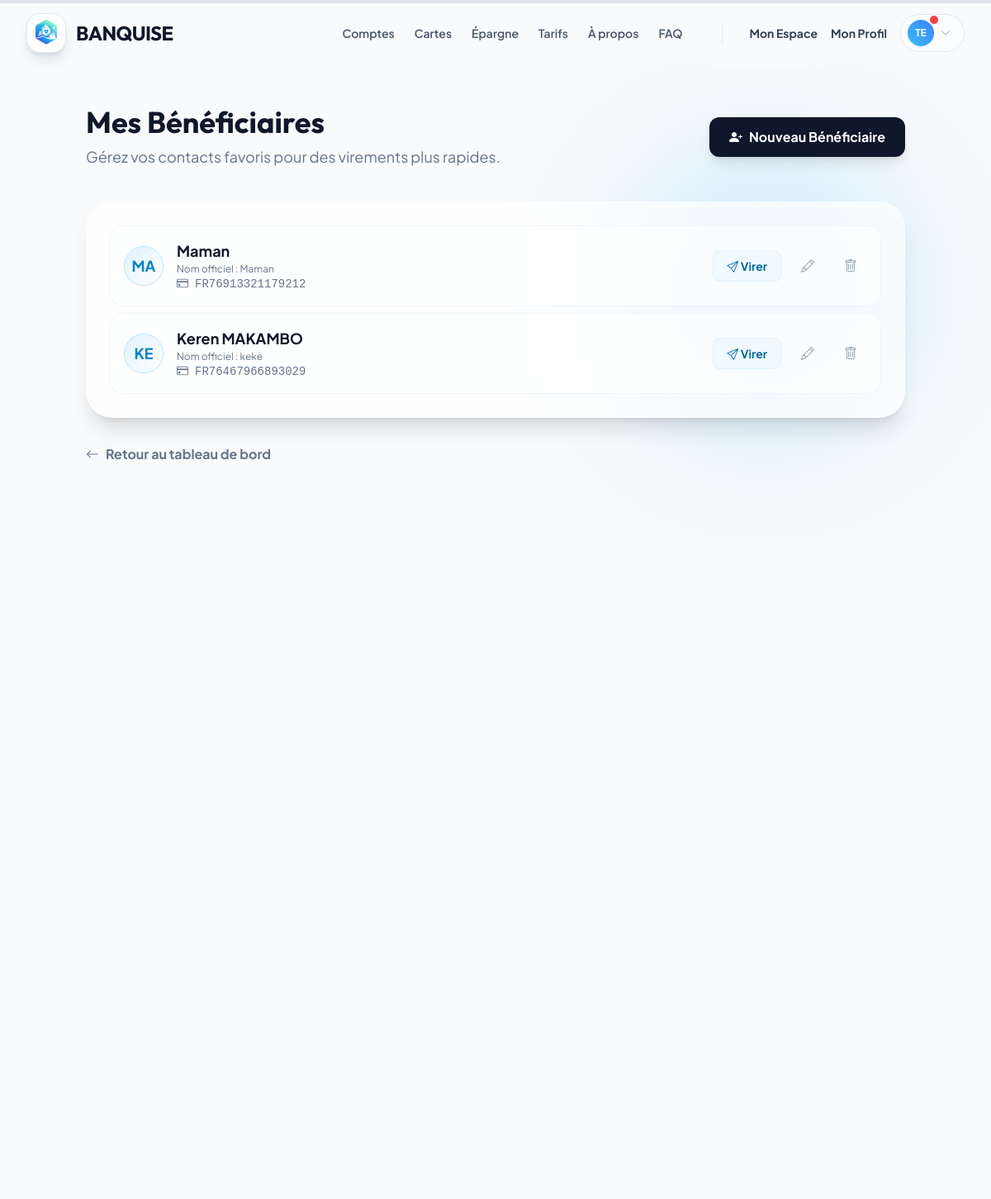
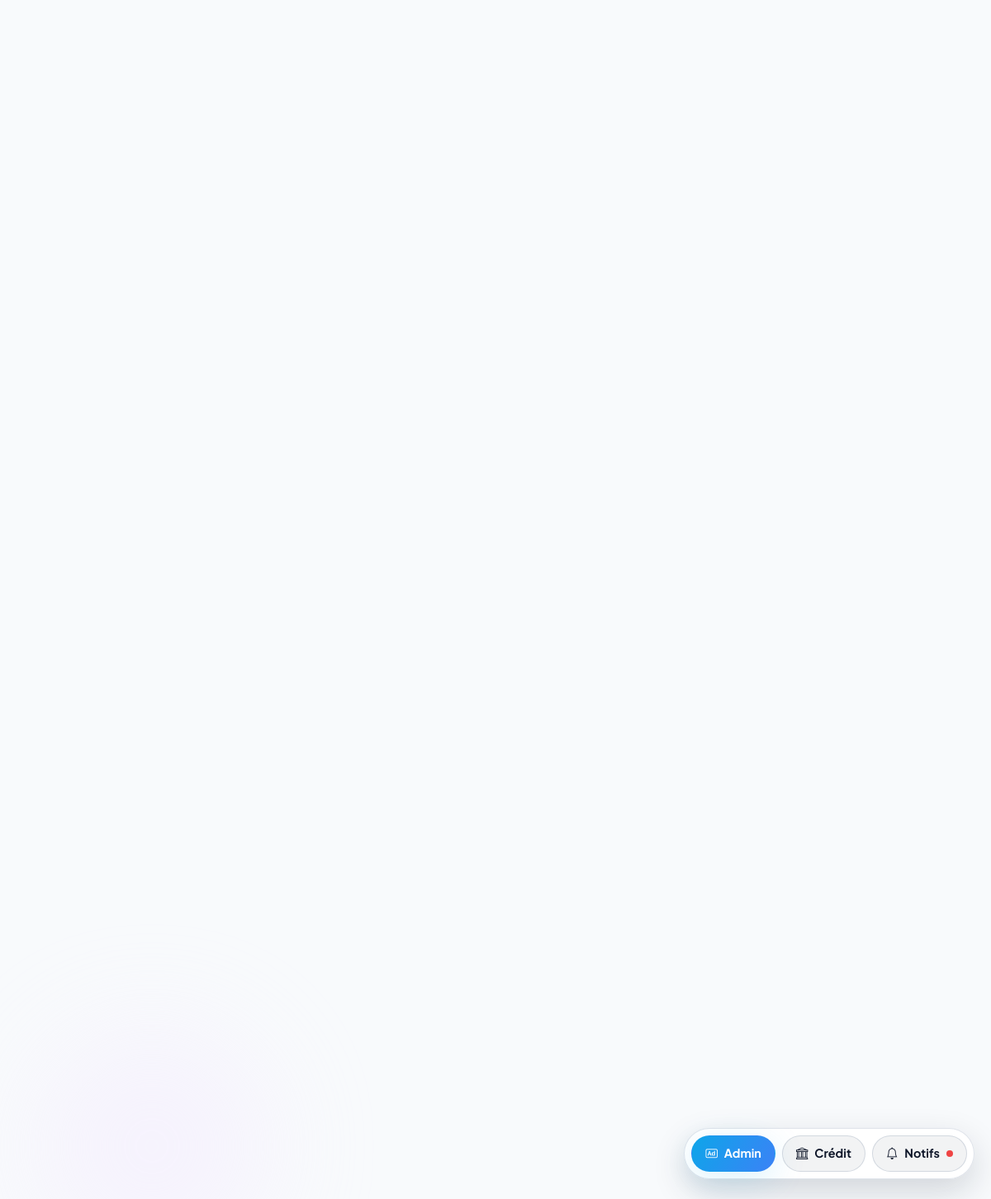
The page /beneficiaires/ (signed in) on the database its author committed (2 pictures, top to bottom).
### scoring/models.py (models this page shows, shortened)
class Beneficiaire(models.Model):
    user = models.ForeignKey(User, on_delete=models.CASCADE, related_name='beneficiaires')
    nom = models.CharField(max_length=100)
    surnom = models.CharField(max_length=100, blank=True)
    iban = models.CharField(max_length=34, blank=True)
    telephone = models.CharField(max_length=20, blank=True)
    date_ajout = models.DateTimeField(auto_now_add=True)

### scoring/views.py (the view)
# urls.py: path('beneficiaires/', views.gestion_beneficiaires, name='beneficiaires'), # Nouvelle route
@login_required
def gestion_beneficiaires(request):
    beneficiaires_list = Beneficiaire.objects.filter(user=request.user).order_by('-date_ajout')
    return render(request, 'scoring/beneficiaires.html', {'beneficiaires': beneficiaires_list})

### scoring/context_processors.py (called while the page is built)
def unread_notifications(request):
    if request.user.is_authenticated:
        return {'unread_notifs': Notification.objects.filter(user=request.user, est_lu=False).count()}
    return {'unread_notifs': 0}

### templates/scoring/beneficiaires.html (shortened to what this page needs)
{% extends 'base.html' %}
{% block content %}
<div class="relative min-h-screen overflow-hidden">
    <div class="absolute top-0 left-0 w-full h-full z-0 pointer-events-none">
        <div class="absolute top-20 right-20 w-96 h-96 bg-ice-200 rounded-full blur-3xl opacity-50"></div>
        <div class="absolute bottom-0 left-10 w-72 h-72 bg-purple-100 rounded-full blur-3xl opacity-40"></div>
    </div>
    <div class="relative z-10 max-w-5xl mx-auto py-12 px-4">
        <div class="flex flex-col md:flex-row justify-between items-start md:items-center mb-10 gap-4">
            <div>
                <h1 class="text-4xl font-display font-bold text-slate-900">Mes Bénéficiaires</h1>
                <p class="text-slate-500 text-lg mt-2">Gérez vos contacts favoris pour des virements plus rapides.</p>
            </div>
            <a href="{% url 'ajouter_beneficiaire' %}"
                class="px-6 py-3 bg-slate-900 text-white font-bold rounded-xl shadow-lg hover:shadow-xl hover:-translate-y-0.5 transition-all duration-300 flex items-center gap-2">
                <i class="bi bi-person-plus-fill"></i>
                <span>Nouveau Bénéficiaire</span>
            </a>
        </div>
        <div class="glass-premium p-1 rounded-[2rem] overflow-hidden shadow-xl">
            {% if beneficiaires %}
            <div class="grid gap-2 p-4 md:p-6">
                {% for bene in beneficiaires %}
                <div
                    class="group p-4 bg-white/60 hover:bg-white rounded-2xl border border-slate-100 hover:border-ice-300 transition-all duration-200 flex flex-col md:flex-row justify-between items-center gap-4">
                    <div class="flex items-center gap-4 w-full md:w-auto">
                        <div
                            class="w-12 h-12 flex-shrink-0 rounded-full bg-gradient-to-br from-ice-100 to-white border border-ice-200 flex items-center justify-center text-ice-600 font-bold text-lg shadow-sm">
                            {{ bene.surnom|default:bene.nom|slice:":2"|upper }}
                        </div>
                        <div>
                            <h3 class="font-bold text-slate-900 text-lg">{{ bene.surnom|default:bene.nom }}</h3>
                            <p class="text-xs text-slate-500">Nom officiel : {{ bene.nom }}</p>
                            <div class="flex items-center gap-3 text-slate-500 text-sm flex-wrap">
                                {% if bene.iban %}
                                <span class="inline-flex items-center gap-2 font-mono"><i class="bi bi-credit-card"></i> {{ bene.iban }}</span>
                                {% endif %}
                            </div>
                        </div>
                    </div>
                    <div class="flex items-center gap-3 w-full md:w-auto justify-end">
                        <a href="{% url 'virement' %}?beneficiaire={{ bene.id }}"
                            class="px-4 py-2 rounded-lg bg-ice-50 text-ice-700 font-bold text-sm hover:bg-ice-100 border border-ice-100 transition-colors">
                            <i class="bi bi-send"></i> Virer
                        </a>
                        <a href="{% url 'modifier_beneficiaire' bene.id %}"
                            class="w-10 h-10 rounded-lg flex items-center justify-center text-slate-400 hover:text-ice-600 hover:bg-ice-50 border border-transparent hover:border-ice-100 transition-all"
                            title="Modifier">
                            <i class="bi bi-pencil"></i>
                        </a>
                        <a href="{% url 'supprimer_beneficiaire' bene.id %}"
                            class="w-10 h-10 rounded-lg flex items-center justify-center text-slate-400 hover:text-red-500 hover:bg-red-50 border border-transparent hover:border-red-100 transition-all"
                            title="Supprimer">
                            <i class="bi bi-trash"></i>
                        </a>
                    </div>
                </div>
                {% endfor %}
            </div>
            {% endif %}
        </div>
        <div class="mt-8 flex gap-4">
            <a href="{% url 'dashboard' %}"
                class="flex items-center gap-2 text-slate-500 font-bold hover:text-slate-800 transition-colors">
                <i class="bi bi-arrow-left"></i> Retour au tableau de bord
            </a>
        </div>
    </div>
</div>
{% endblock %}

### templates/base.html (shortened to what this page needs)
{% load static %}
<!DOCTYPE html>
<html lang="fr" class="scroll-smooth">
<head>
    <link rel="stylesheet" href="https://cdn.jsdelivr.net/npm/bootstrap-icons@1.11.3/font/bootstrap-icons.min.css">
    <script src="https://cdn.tailwindcss.com"></script>
    <link rel="stylesheet" href="{% static 'css/banquise.css' %}">
</head>
<body data-auth="{{ user.is_authenticated|yesno:'1,0' }}"
    class="text-slate-800 antialiased flex flex-col min-h-screen overflow-x-hidden selection:bg-ice-200 selection:text-ice-900">
    {% block navbar %}
    <nav id="main-nav" class="fixed w-full z-50 transition-all duration-300 border-b border-transparent top-0">
        <div class="max-w-7xl mx-auto px-4 sm:px-6 lg:px-8">
            <div class="flex justify-between items-center h-20">
                <a href="{% url 'home' %}" class="flex items-center gap-3 group relative z-50">
                    <div
                        class="w-12 h-12 rounded-2xl overflow-hidden shadow-lg shadow-slate-500/20 group-hover:shadow-ice-500/30 group-hover:scale-105 transition-all duration-300 bg-white border border-slate-200">
                        <img src="{% static 'docs/logobanquise.png' %}" alt="Banquise"
                            class="w-full h-full object-contain">
                    </div>
                    <span class="font-display font-bold text-2xl tracking-tight text-slate-900">BANQUISE</span>
                </a>
                <div class="hidden md:flex items-center gap-8">
                    <div class="flex items-center gap-6 mr-4">
                        <a href="{% url 'produits_comptes' %}"
                            class="text-sm font-semibold text-slate-600 hover:text-ice-600 transition-colors">Comptes</a>
                        <a href="{% url 'produits_cartes' %}"
                            class="text-sm font-semibold text-slate-600 hover:text-ice-600 transition-colors">Cartes</a>
                        <a href="{% url 'produits_epargne' %}"
                            class="text-sm font-semibold text-slate-600 hover:text-ice-600 transition-colors">Épargne</a>
                        <a href="{% url 'tarifs' %}"
                            class="text-sm font-semibold text-slate-600 hover:text-ice-600 transition-colors">Tarifs</a>
                        <a href="{% url 'a_propos' %}"
                            class="text-sm font-semibold text-slate-600 hover:text-ice-600 transition-colors">À
                            propos</a>
                        <a href="{% url 'support' %}"
                            class="text-sm font-semibold text-slate-600 hover:text-ice-600 transition-colors">FAQ</a>
                    </div>
                    {% if user.is_authenticated %}
                    <div class="flex items-center gap-4">
                        <a href="{% url 'dashboard' %}"
                            class="text-sm font-bold text-slate-700 hover:text-ice-600 transition-colors">Mon Espace</a>
                        <a href="{% url 'profil' %}"
                            class="text-sm font-bold text-slate-700 hover:text-ice-600 transition-colors">Mon Profil</a>
                        <div class="relative group">
                            <button
                                class="flex items-center gap-2 py-1.5 pl-2 pr-4 rounded-full bg-white/50 border border-slate-200 hover:bg-white hover:shadow-md transition-all">
                                <div
                                    class="relative w-8 h-8 rounded-full bg-gradient-to-tr from-ice-400 to-blue-500 flex items-center justify-center text-white shadow-sm">
                                    <span class="text-xs font-bold">{{ user.username|slice:":2"|upper }}</span>
                                    {% if unread_notifs and unread_notifs > 0 %}
                                    <span
                                        class="absolute -top-1.5 -right-1.5 w-3 h-3 rounded-full bg-red-500 border border-white"></span>
                                    {% endif %}
                                </div>
                                <i
                                    class="bi bi-chevron-down text-xs text-slate-400 group-hover:rotate-180 transition-transform"></i>
                            </button>
                        </div>
                    </div>
                    {% endif %}
                </div>
            </div>
        </div>
    </nav>
    {% endblock %}
    <main class="flex-grow w-full relative z-10 {% block main_padding %}pt-20{% endblock %}">
        {% block content %}{% endblock %}
    </main>
    {% if request.resolver_match and request.resolver_match.url_name != 'login' and request.resolver_match.url_name != 'register' and request.resolver_match.url_name != 'support' %}
    <div class="floating-dock flex">
        {% if user.is_authenticated %}
        {% if user.is_staff %}
        <a href="{% url 'admin_dashboard' %}" class="dock-btn primary"><i class="bi bi-badge-ad"></i><span class="dock-label">Admin</span></a>
        <a href="{% url 'admin_manage_credits' %}" class="dock-btn secondary"><i class="bi bi-bank"></i><span class="dock-label">Crédit</span></a>
        <a href="{% url 'notifications' %}" class="dock-btn secondary"><i class="bi bi-bell"></i><span class="dock-label">Notifs</span>
            {% if unread_notifs and unread_notifs > 0 %}
            <span class="notification-dot dock-dot"></span>
            {% endif %}
        </a>
        {% endif %}
        {% else %}
        <a href="{% url 'register' %}" class="dock-btn primary"><i class="bi bi-magic"></i><span class="dock-label">Créer un compte</span></a>
        <a href="{% url 'support' %}" class="dock-btn secondary"><i class="bi bi-question-circle"></i><span class="dock-label">Nous contacter</span></a>
        {% endif %}
    </div>
    {% endif %}
</body>
</html>

### scoring/static/css/banquise.css (style rules this page uses)
:root { --ice-50: #f0f9ff; --ice-100: #e0f2fe; --ice-200: #bae6fd; --ice-300: #7dd3fc; --ice-400: #38bdf8; --ice-500: #0ea5e9; --ice-600: #0284c7; --ice-700: #0369a1; --ice-800: #075985; --ink: #0f172a; --slate-50: #f8fafc; --slate-100: #e2e8f0; --slate-200: #cbd5e1; --slate-600: #475569; --shadow-soft: 0 8px 28px rgba(15, 23, 42, 0.08); --shadow-glow: 0 10px 40px rgba(14, 165, 233, 0.15); --radius-lg: 1.25rem; }
body { background-color: var(--slate-50); }
.glass-premium { background: rgba(255, 255, 255, 0.65); backdrop-filter: blur(12px); -webkit-backdrop-filter: blur(12px); border: 1px solid rgba(255, 255, 255, 0.5); box-shadow: 0 8px 32px rgba(15, 23, 42, 0.08); }
.floating-dock { position: fixed; bottom: 1.5rem; right: 1.25rem; left: auto; display: inline-flex; gap: 0.5rem; background: rgba(255, 255, 255, 0.9); border: 1px solid rgba(148, 163, 184, 0.3); border-radius: 999px; padding: 0.5rem; box-shadow: 0 15px 40px rgba(15, 23, 42, 0.16); backdrop-filter: blur(10px); -webkit-backdrop-filter: blur(10px); z-index: 40; transition: opacity 0.3s ease, transform 0.3s ease; }
.dock-btn { display: inline-flex; align-items: center; gap: 0.5rem; padding: 0.65rem 1rem; border-radius: 999px; font-weight: 700; font-size: 0.9rem; border: 1px solid transparent; transition: all 0.25s ease; color: #0f172a; }
.dock-btn.primary { background: linear-gradient(120deg, var(--ice-500), #3b82f6); color: white; box-shadow: var(--shadow-glow); }
.dock-btn.secondary { background: rgba(15, 23, 42, 0.05); border-color: rgba(148, 163, 184, 0.35); }
.dock-label { white-space: nowrap; }
.notification-dot { width: 8px; height: 8px; border-radius: 999px; background: #ef4444; display: inline-flex; }

### rows shown on the page
Beneficiaire: surnom "MA", surnom "Maman", nom "Maman", iban "FR76913321179212"
Beneficiaire: surnom "KE", surnom "Keren MAKAMBO", nom "keke", iban "FR76467966893029"

### other values the page prints
{{ user.username|slice:":2"|upper }} "TE"
